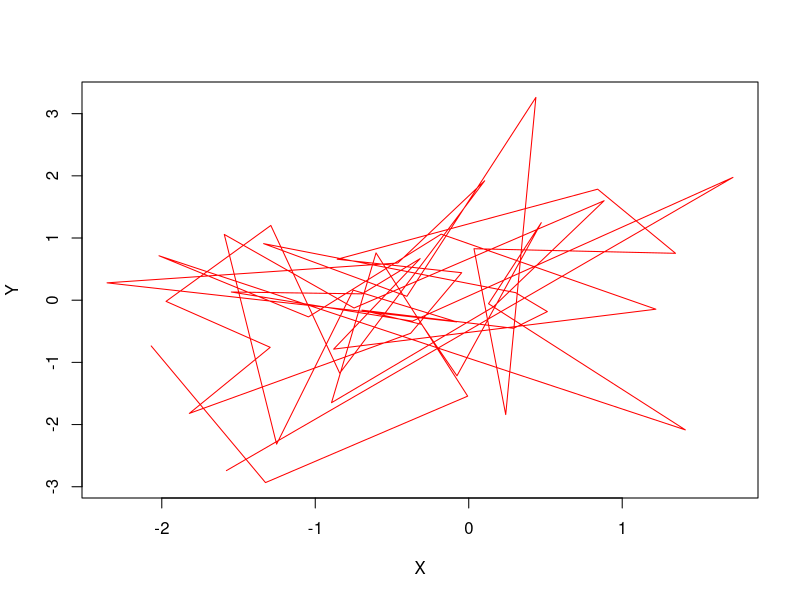

Here is the R script that generated this plot:
## ---- chunk 1
knitr::opts_chunk$set(echo = TRUE)
## ---- chunk 2
matr<-matrix(rnorm(2500),nrow =  50,ncol = 50)
matr
## ---- chunk 3
plot(matr[,which.min(apply(matr,2,mean))],
     matr[,which.max(apply(matr,2,sd))],col="red",type="l",xlab = "X", ylab = "Y")
## ---- chunk 4
x<-1
y<-1
(x+y)%%2==0
## ---- chunk 5
x1<-1
y1<-1
x2<-3
y2<-2
(x1==x2)||(y1==y2)||((x1-x2)==(y1-y2))
